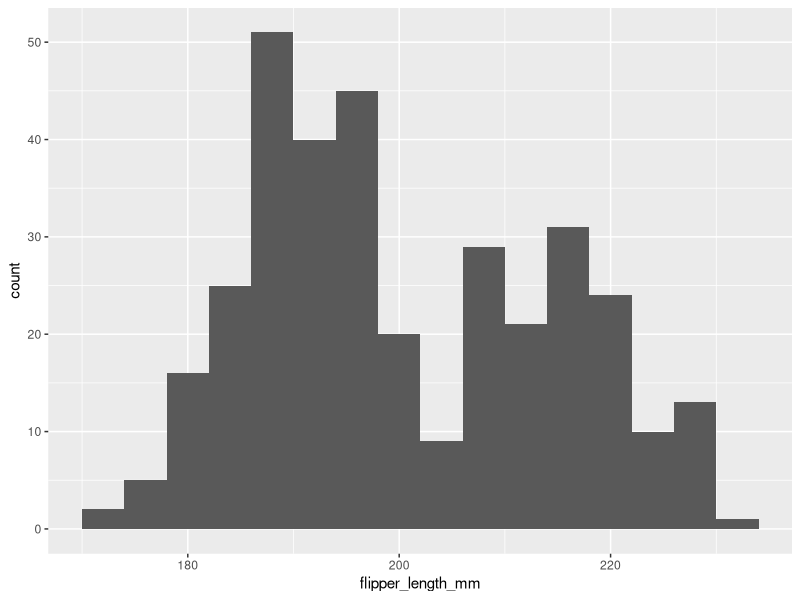
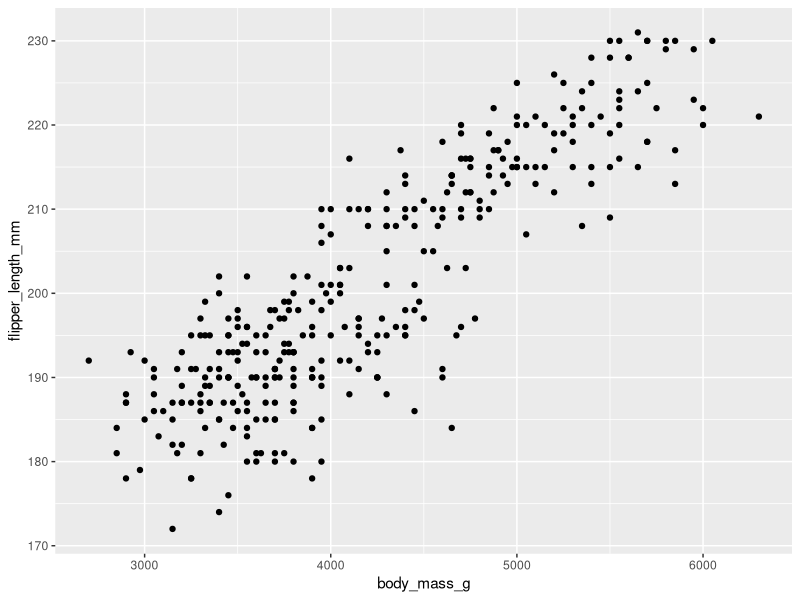
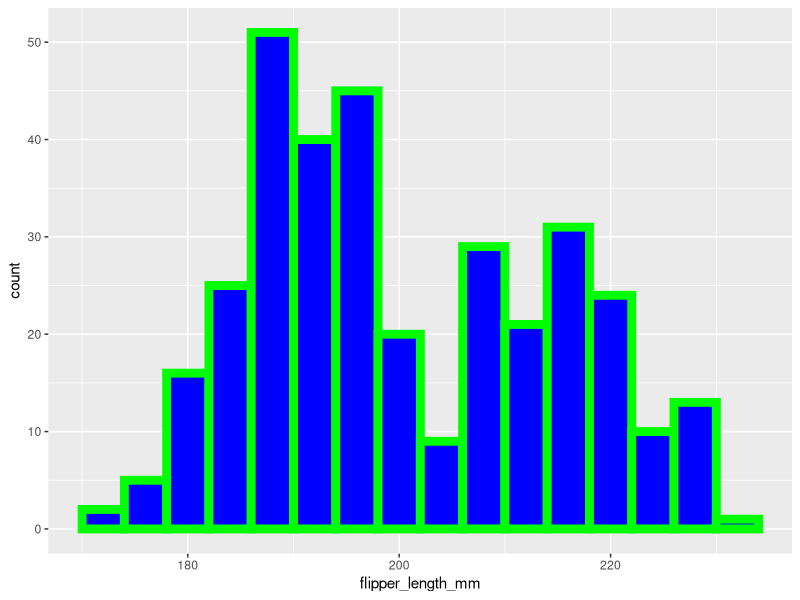
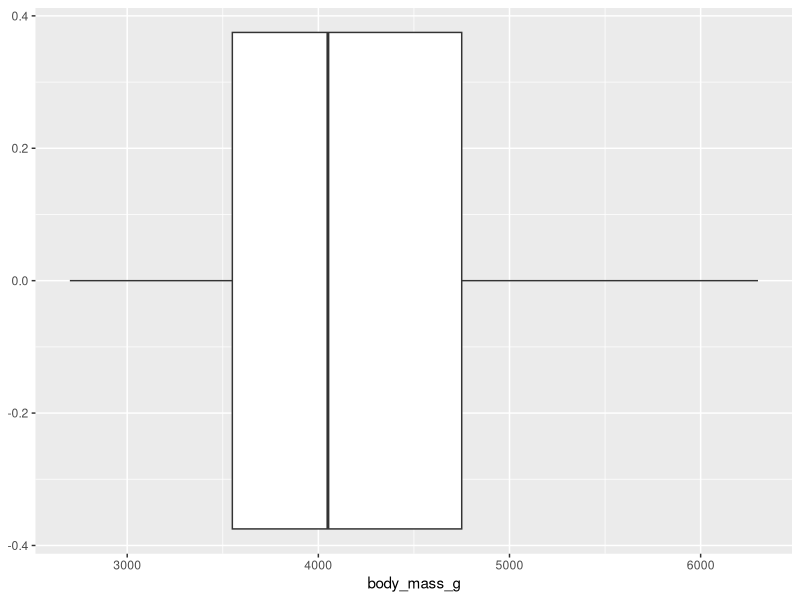
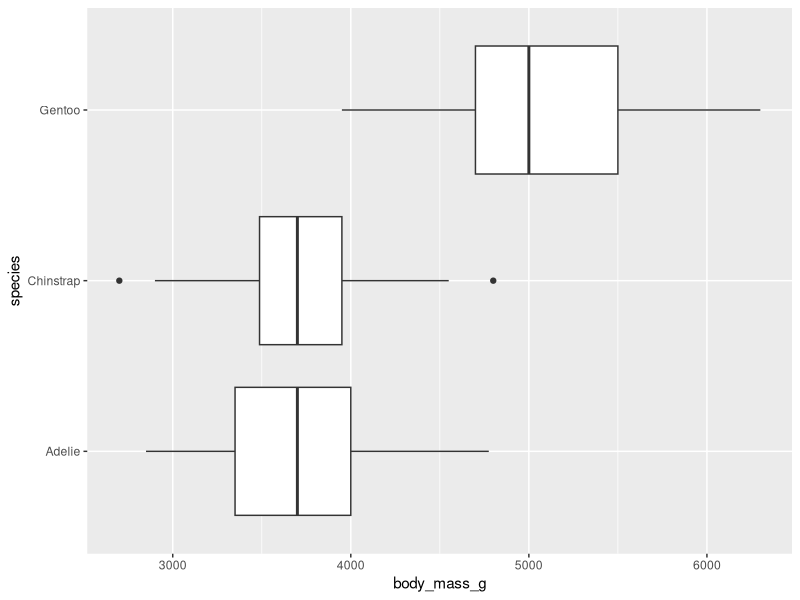
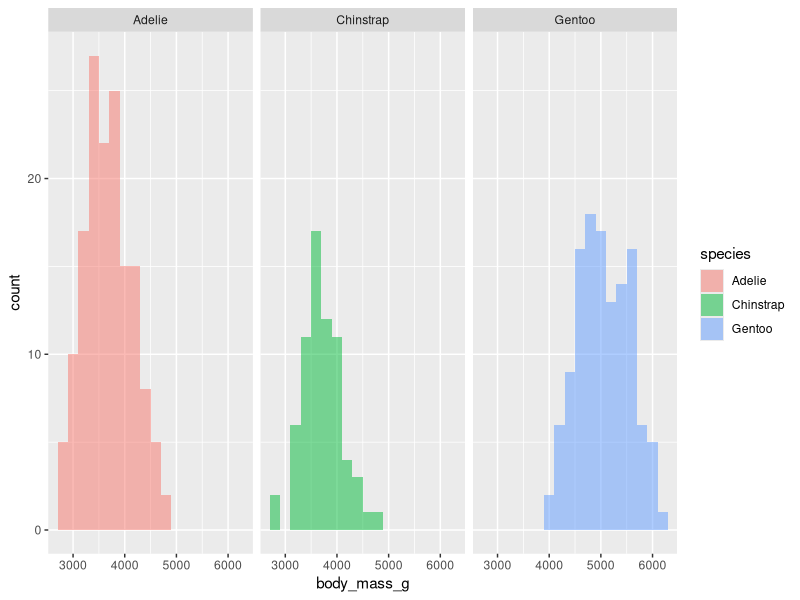
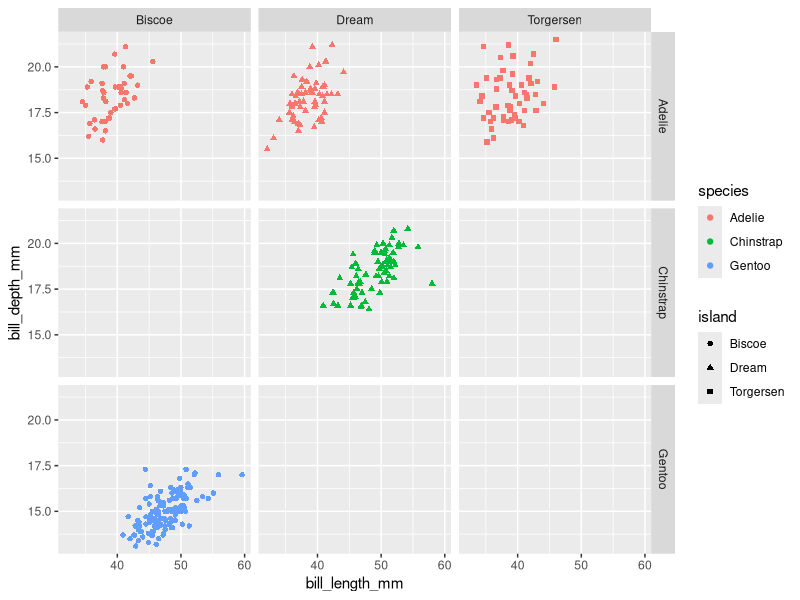
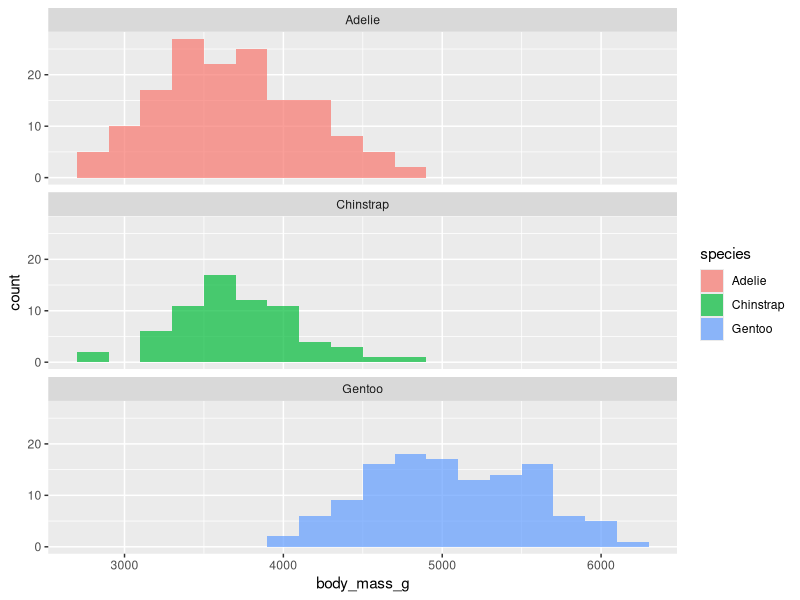

Reproduce these figures in R, in order.
## ---- chunk 1
#| message: false
#| warning: false
library(tidyverse)
library(palmerpenguins)
## ---- chunk 2
penguins |>
  ggplot(
    aes(x = flipper_length_mm)
  ) +
  geom_histogram(binwidth = 4)
## ---- chunk 3
penguins |>
  ggplot(
    aes(x = body_mass_g, y = flipper_length_mm)
  ) +
  geom_point()
## ---- chunk 4
# example
penguins |>
  ggplot(
    aes(x = flipper_length_mm)
  ) +
  geom_histogram(binwidth = 4 , fill = "blue" , color = "green", size = 3)

# trying to use size of a histogram changed the width of the line! The warning message says use linewidth to do so
## ---- chunk 5
penguins |>
  ggplot(
    aes(x = body_mass_g)
  ) + 
  geom_boxplot()
## ---- chunk 6
penguins |>
  ggplot(
    aes(x = body_mass_g, y = species)
  ) + 
  geom_boxplot()
## ---- chunk 7
penguins |>
  ggplot( 
       aes(x = body_mass_g, fill = species)) +
       geom_histogram(binwidth = 200, alpha = .5) +
  facet_wrap(~species)
## ---- chunk 8
penguins |>
  ggplot(
    aes(x = bill_length_mm, y = bill_depth_mm, color = species, shape = island)
  ) + 
  geom_point() +
  facet_grid(species ~ island)
## ---- chunk 9
penguins |>
  ggplot( 
       aes(x = body_mass_g, fill = species )) +
       geom_histogram(binwidth = 200, alpha = .7) +
       facet_wrap(~species, nrow = 3)
## ---- chunk 10
penguins |>
  ggplot(
    aes(x = bill_length_mm, bill_depth_mm , color = species)
  ) + 
  geom_point()
## ---- chunk 11
penguins |>
  ggplot(
    aes(x = bill_length_mm, bill_depth_mm , color = species)
  ) + 
  geom_point() + 
  scale_color_viridis_d()
## ---- chunk 12
penguins |>
  ggplot(
    aes(x = bill_length_mm, bill_depth_mm , color = flipper_length_mm)
  ) + 
  geom_point() +
  scale_color_viridis_c()
## ---- chunk 13
penguins |>
  ggplot(
    aes(x = bill_length_mm, bill_depth_mm , color = species)
  ) + 
  geom_point() + 
  scale_color_manual(values=c("#999999", "red", "#56B4E9"))
## ---- chunk 14
penguins |>
  ggplot(
    aes(x = bill_length_mm, bill_depth_mm , color = flipper_length_mm)
  ) + 
  geom_point() +
  scale_color_gradient(low="blue", high="red")
